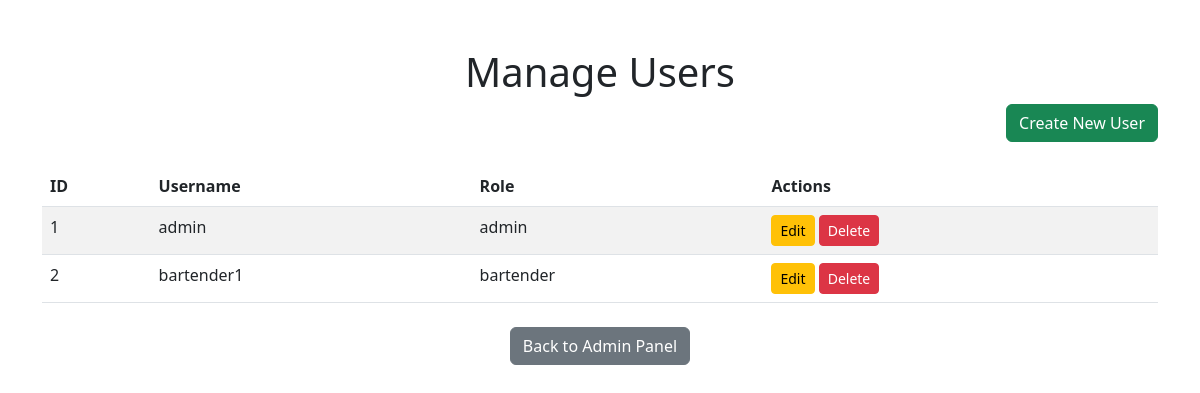
The app's page /manage_users (signed in) with its own data.
### app/models.py (models this page shows, shortened)
class User(db.Model, UserMixin):
    id = db.Column(db.Integer, primary_key=True)
    username = db.Column(db.String(150), unique=True, nullable=False)
    password_hash = db.Column(db.String(150), nullable=False)
    role = db.Column(db.String(50), nullable=False)  # 'admin' or 'bartender'

### app/routes.py (the view)
@main.route('/manage_users', methods=['GET'])
@login_required
def manage_users():
    if current_user.role != "admin":  # Restrict to admins only
        flash("Unauthorized access!", "danger")
        return redirect(url_for('main.bartender'))
    users = User.query.all()  # Fetch all users
    return render_template('manage_users.html', title="Manage Users", users=users)

### app/__init__.py (called while the page is built)
@login_manager.user_loader
def load_user(user_id):
    return User.query.get(int(user_id))

### app/templates/manage_users.html (shortened to what this page needs)
<!DOCTYPE html>
<html lang="en">
<head>
    <link rel="stylesheet" href="https://cdn.jsdelivr.net/npm/bootstrap@5.3.0/dist/css/bootstrap.min.css">
</head>
<body>
    <div class="container mt-5">
        <h1 class="text-center">Manage Users</h1>
        <div class="d-flex justify-content-end mb-3">
            <a href="{{ url_for('main.create_user') }}" class="btn btn-success">Create New User</a>
        </div>
        <table class="table table-striped mt-4">
            <thead>
                <tr>
                    <th>ID</th>
                    <th>Username</th>
                    <th>Role</th>
                    <th>Actions</th>
                </tr>
            </thead>
            <tbody>
                {% for user in users %}
                <tr>
                    <td>{{ user.id }}</td>
                    <td>{{ user.username }}</td>
                    <td>{{ user.role }}</td>
                    <td>
                        <a href="{{ url_for('main.edit_user', user_id=user.id) }}" class="btn btn-warning btn-sm">Edit</a>
                        <form method="POST" action="{{ url_for('main.delete_user', user_id=user.id) }}" style="display:inline;">
                            <button type="submit" class="btn btn-danger btn-sm" onclick="return confirm('Are you sure you want to delete this user?')">Delete</button>
                        </form>
                    </td>
                </tr>
                {% endfor %}
            </tbody>
        </table>
        <div class="text-center mt-4">
            <a href="{{ url_for('main.admin') }}" class="btn btn-secondary">Back to Admin Panel</a>
        </div>
    </div>
</body>
</html>

### records on screen
User: id "1", username "admin", role "admin"
User: id "2", username "bartender1", role "bartender"
